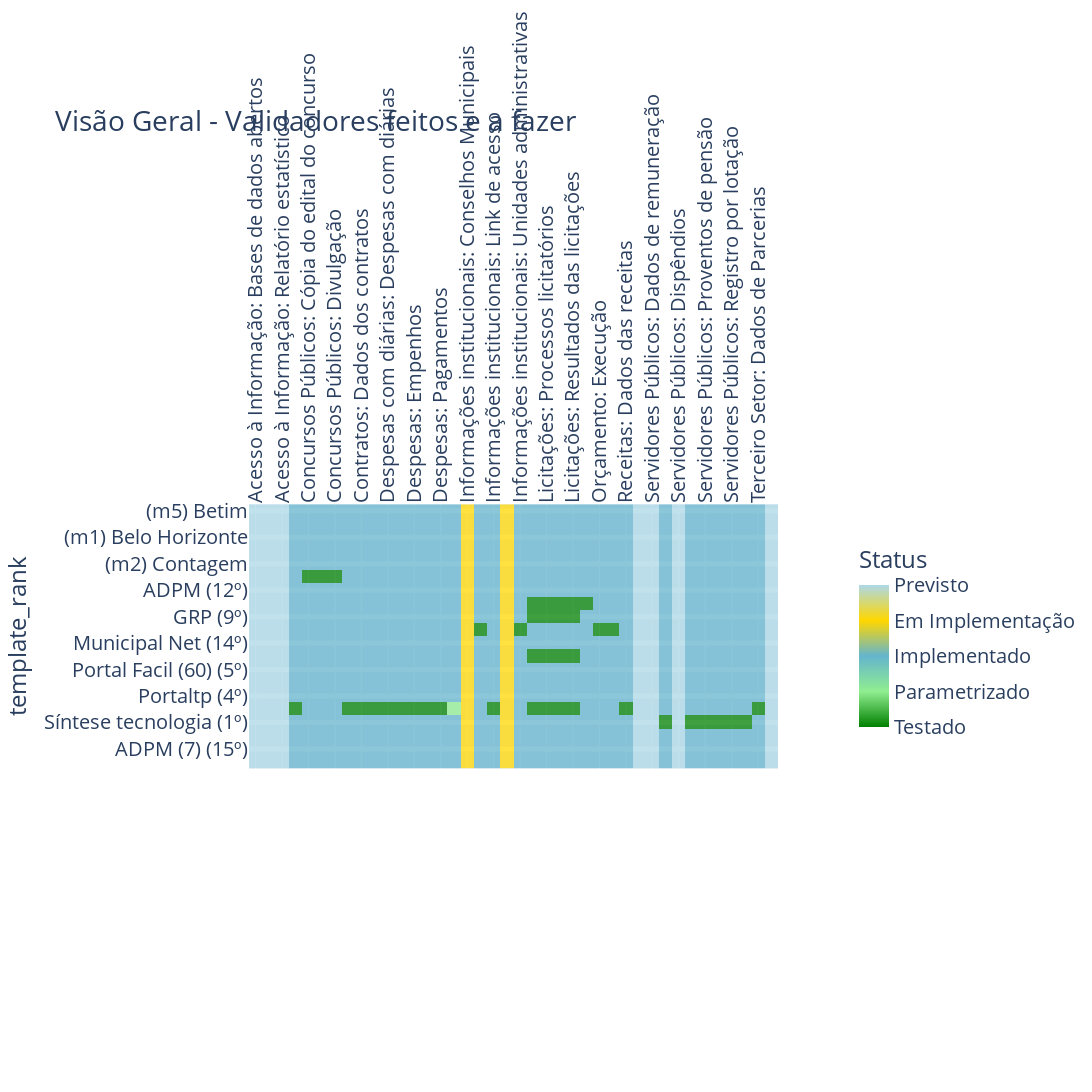

Notebook source saved alongside this figure:
### Code cell
import plotly.express as px
import matplotlib.pyplot as plt

def plot_status_epics_dev(df, title, y_column, x_column, hue, showlegend=True):    

    fig = px.imshow(
        df, height=1800, width=1700, title=title,
        color_continuous_scale=[(0, "green"), (0.25, 'lightgreen'), (0.5, "#64b5cd"), 
                                (0.75, '#FFD700'), (1, 'lightblue')]
    )     
        
    fig.update_traces(opacity=0.75)
    fig.update_xaxes(tickangle=-90, side="top")
    fig.update_yaxes(showgrid=True, gridwidth=5)
    
    fig.update_layout(
        coloraxis_colorbar=dict(
            title="Status", 
            tickvals=[1,2,3,4,5],
            ticktext=["Testado","Parametrizado","Implementado","Em Implementação",'Previsto'],
            lenmode="pixels", 
            len=200), 
        font=dict(size=20)
    )
    
    return fig

#-----------------------------------------------------------------------

figures.plot_status_epics_dev = plot_status_epics_dev

epics_dev_df = pd.read_csv("data/epics_dev.csv", index_col="template_rank")

fig = figures.plot_status_epics_dev(epics_dev_df, title='Visão Geral - Validadores feitos e a fazer',        
        y_column='template', x_column='title', hue="state", showlegend=True)


fig.write_image('./fig/status-dev.png')#, scale=1)
fig

### Figure 1 — Plotly figure (JSON) as saved in the notebook; plotly's stock layout.template omitted (floating-point values rounded to 4 significant figures; data arrays with more than 128 entries replaced by an {"elided": "..."} marker saying what was removed)
{"data": [{"coloraxis": "coloraxis", "hovertemplate": "x: %{x}<br>template_rank: %{y}<br>color: %{z}<extra></extra>", "name": "0", "opacity": 0.75, "type": "heatmap", "x": ["Acesso à Informação: Bases de dados abertos", "Acesso à Informação: Informações", "Acesso à Informação: Relatório estatístico", "Acesso à Informação: Requisitos Exigidos", "Concursos Públicos: Cópia do edital do concurso", "Concursos Públicos: Dados do Concurso", "Concursos Públicos: Divulgação", "Contratos: Conteúdo integral", "Contratos: Dados dos contratos", "Contratos: Gerar relatório", "Despesas com diárias: Despesas com diárias", "Despesas: Consulta", "Despesas: Empenhos", "Despesas: Gerar relatório", "Despesas: Pagamentos", "Despesas: Relatórios", "Informações institucionais: Conselhos Municipais", "Informações institucionais: Estrutura organizacional", "Informações institucionais: Link de acesso", "Informações institucionais: Registro das competências", "Informações institucionais: Unidades administrativas", "Licitações: Editais", "Licitações: Processos licitatórios", "Licitações: Registro dos procedimentos", "Licitações: Resultados das licitações", "Obras públicas: Dados para acompanhamento", "Orçamento: Execução", "Orçamento: Legislação", "Receitas: Dados das receitas", "Servidores Públicos: Auxilios", "Servidores Públicos: Dados de remuneração", "Servidores Públicos: Dados dos servidores", "Servidores Públicos: Dispêndios", "Servidores Públicos: Proventos de aposentadoria", "Servidores Públicos: Proventos de pensão", "Servidores Públicos: Registro da remuneração", "Servidores Públicos: Registro por lotação", "Servidores Públicos: Relatório mensal", "Terceiro Setor: Dados de Parcerias", "Terceiro Setor: Repasses"], "xaxis": "x", "y": ["(m5) Betim", "(m4) Juiz de Fora", "(m1) Belo Horizonte", "(m3) Uberlândia", "(m2) Contagem", "ABO (13º)", "ADPM (12º)", "Betha (10º)", "GRP (9º)", "Memory (2º)", "Municipal Net (14º)", "PT (7º)", "Portal Facil (60) (5º)", "Portal Fácil (46) (6º)", "Portaltp (4º)", "Siplanweb (3º)", "Síntese tecnologia (1º)", "Template1 (22) (11º)", "ADPM (7) (15º)", "Template2 (8º)"], "yaxis": "y", "z": {"elided": "20x40 int values"}}], "layout": {"coloraxis": {"colorbar": {"len": 200, "lenmode": "pixels", "ticktext": ["Testado", "Parametrizado", "Implementado", "Em Implementação", "Previsto"], "tickvals": [1, 2, 3, 4, 5], "title": {"text": "Status"}}, "colorscale": [[0, "green"], [0.25, "lightgreen"], [0.5, "#64b5cd"], [0.75, "#FFD700"], [1, "lightblue"]]}, "font": {"size": 20}, "height": 1800, "title": {"text": "Visão Geral - Validadores feitos e a fazer"}, "width": 1700, "xaxis": {"anchor": "y", "autorange": true, "constrain": "domain", "domain": [0.001311, 0.9987], "range": [-0.5, 39.5], "scaleanchor": "y", "side": "top", "tickangle": -90, "type": "category"}, "yaxis": {"anchor": "x", "autorange": true, "constrain": "domain", "domain": [0.3239, 0.6761], "gridwidth": 5, "range": [19.5, -0.5], "showgrid": true, "title": {"text": "template_rank"}, "type": "category"}}}
